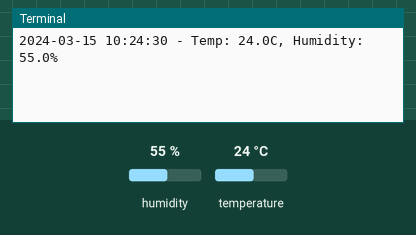
A program run on a simulated Raspberry Pi (BCM pin numbers). Shown: the last lines printed to the terminal. The inputs (shaded band) are chosen by the test bench; at power-on: humidity 55 %, temperature 24 °C. The clock reads 2024-03-15 10:24:30 at power-on unless the program sets it.

Above: at 1.2 s.
1.3 s: humidity set to 22 %
At 7.3 s:
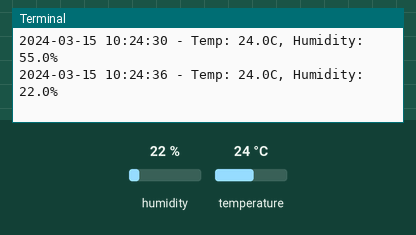
7.7 s: temperature set to 12 °C
At 12.5 s:
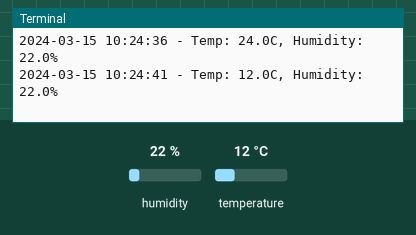
14.1 s: humidity set to 40 %
At 17.6 s:
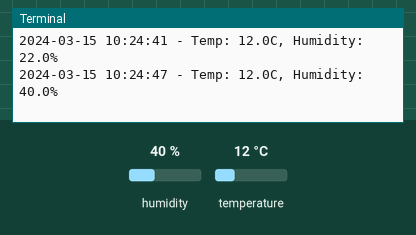
Timing chart, 0 to 19.1 s (numbered marks = the images above; inputs shaded):
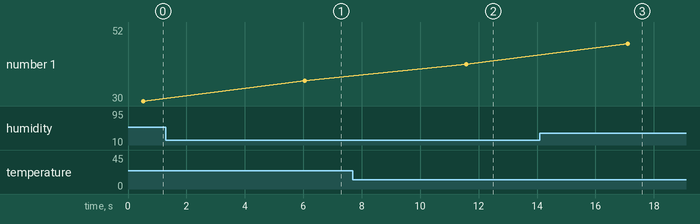

The program:

dht22_test.py
```python
import Adafruit_DHT
import time
from datetime import datetime

# Here is the sensor type (DHT22)
sensor = Adafruit_DHT.DHT22

# The pin is set in the GPIO 17
pin = 17

# Function which read and print data with timestamp
def read_dht22():
    while True:
        humidity, temperature = Adafruit_DHT.read_retry(sensor, pin)

        # If reading ok, print the results
        if humidity is not None and temperature is not None:
            print(f"{datetime.now().strftime('%Y-%m-%d %H:%M:%S')} - Temp: {temperature:.1f}C, Humidity: {humidity:.1f}%")
        else:
            print(f"{datetime.now().strftime('%Y-%m-%d %H:%M:%S')} - Failed to get reading. Retrying...")

        # Wait for 5 seconds before next read
        time.sleep(5)

if __name__ == "__main__":
    try:
        read_dht22()
    except KeyboardInterrupt:
        print("Program terminated.")
```

Measured:
- after the input at 1.3 s, the terminal: prints a new line after 4.8 s (image 1)
- after the input at 7.7 s, the terminal: prints a new line after 3.9 s (image 2)
- after the input at 14.1 s, the terminal: prints a new line after 3.0 s (image 3)
